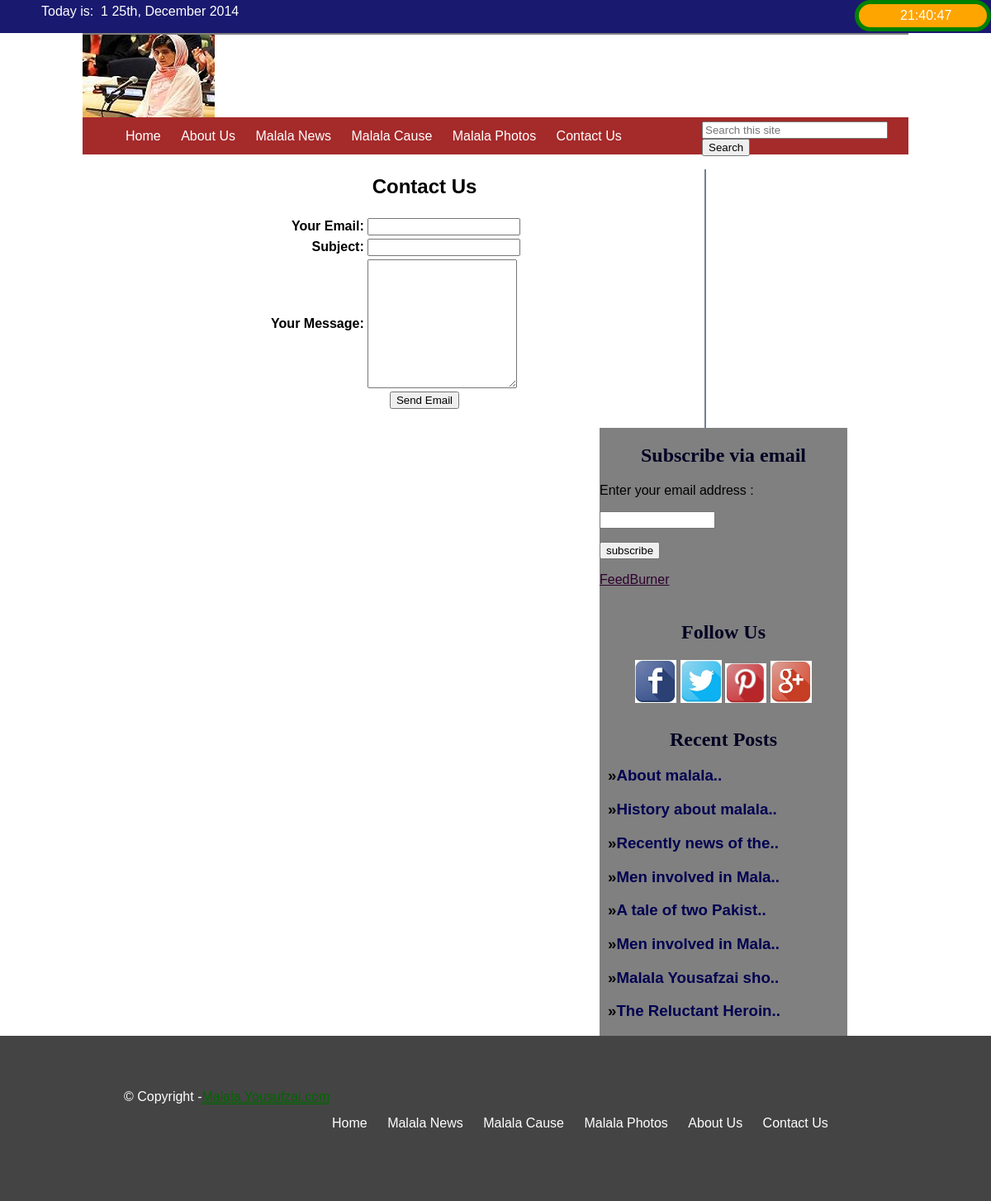
The page /contact.php on the database its author committed.
### tables this page shows
CREATE TABLE IF NOT EXISTS `posts` (
  `post_id` int(10) NOT NULL AUTO_INCREMENT,
  `post_title` text NOT NULL,
  `post_date` date NOT NULL,
  `post_author` varchar(100) NOT NULL,
  `post_image` varchar(100) NOT NULL,
  `post_content` longtext NOT NULL,
  PRIMARY KEY (`post_id`)
);

### includes/side_bar1.php (the view, shortened to what this page needs)
<div id="sidebar">
<h2 >Subscribe via email</h2>
 <p >Enter your email address :</p><p><input type="text" style="width:140px;" name="email"  /></p><input type="submit" value="subscribe" /><p> <a href="http://feedburner.google.com" target="_blank">FeedBurner</a></p>
 <div class="social" align="center">
     <h2 align='center' >Follow Us</h2>
     <a href="http://www.facebook.com/onlineustaadwali" target="_blank"><img  src="images/f.jpg" /></a>
     <a href="http://www.twitter.com/onlineustaadwali" target="_blank"><img src="images/t.jpg" /></a>
     <a href="http://www.ping.com/onlineustaadwali" target="_blank"><img src="images/p.jpg" /></a>
    <a href="http://www.google.com/onlineustaadwali" target="_blank"> <img  src="images/g.jpg" /></a></div>
     <h2>Recent Posts</h2>
     <?php
	 $query = "select*from posts order by rand() LIMIT 0,8";
	 $run = mysql_query($query);
	 while($row=mysql_fetch_array($run))
	 {
		 $post_id=$row['post_id'];
	    $title = substr($row['post_title'],0,20);
?>
         <h3 style="padding-left:10px;" ><a style='text-decoration:none; ' href="pages.php?id=<?php echo $post_id;?>"><font style="text-align:left;" color="#000006">&raquo;</font><font style="text-align:left;" color="#000051"><?php echo $title;?>..</font></a></h3>
	<?php }
	 ?>
</div>
</div>

### css/style.css (style rules this page uses)
body { margin:0px; padding:0px; font-family: sans-serif; }
#sidebar { float:right; width:300px; background:gray; margin-right:174px; }
#sidebar h2 { text-align:center; color:#002; font-family:"Comic Sans MS", cursive; }
#sidebar a { color: #2D002D; }
.social { margin:5px; padding:5px; border-bottom:2px solid gray; }
.social img { width:50px; }

### rows shown on the page
posts: post_title "About malala"
posts: post_title "History about malala"
posts: post_title "Recently news of the"
posts: post_title "Men involved in Mala"
posts: post_title "A tale of two Pakist"
posts: post_title "Men involved in Mala"
posts: post_title "Malala Yousafzai sho"
posts: post_title "The Reluctant Heroin"
